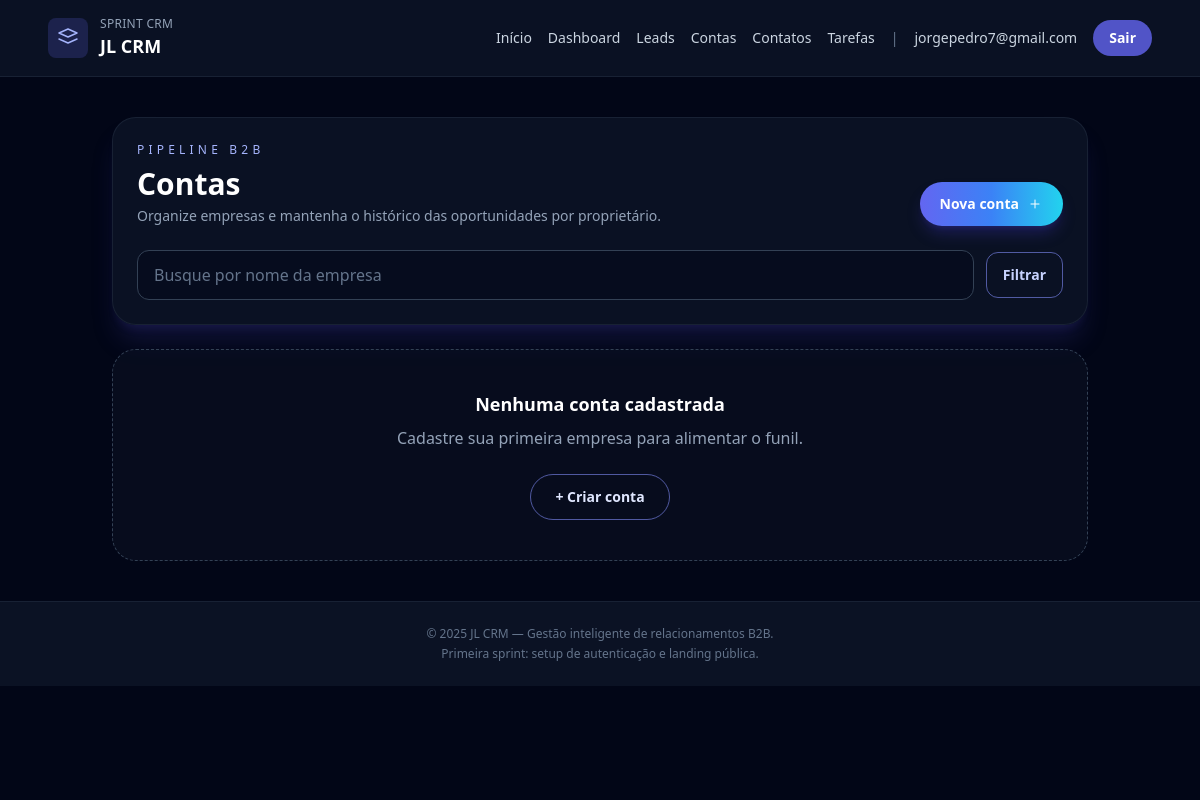
The page /accounts/ (signed in) on the database as committed earlier.
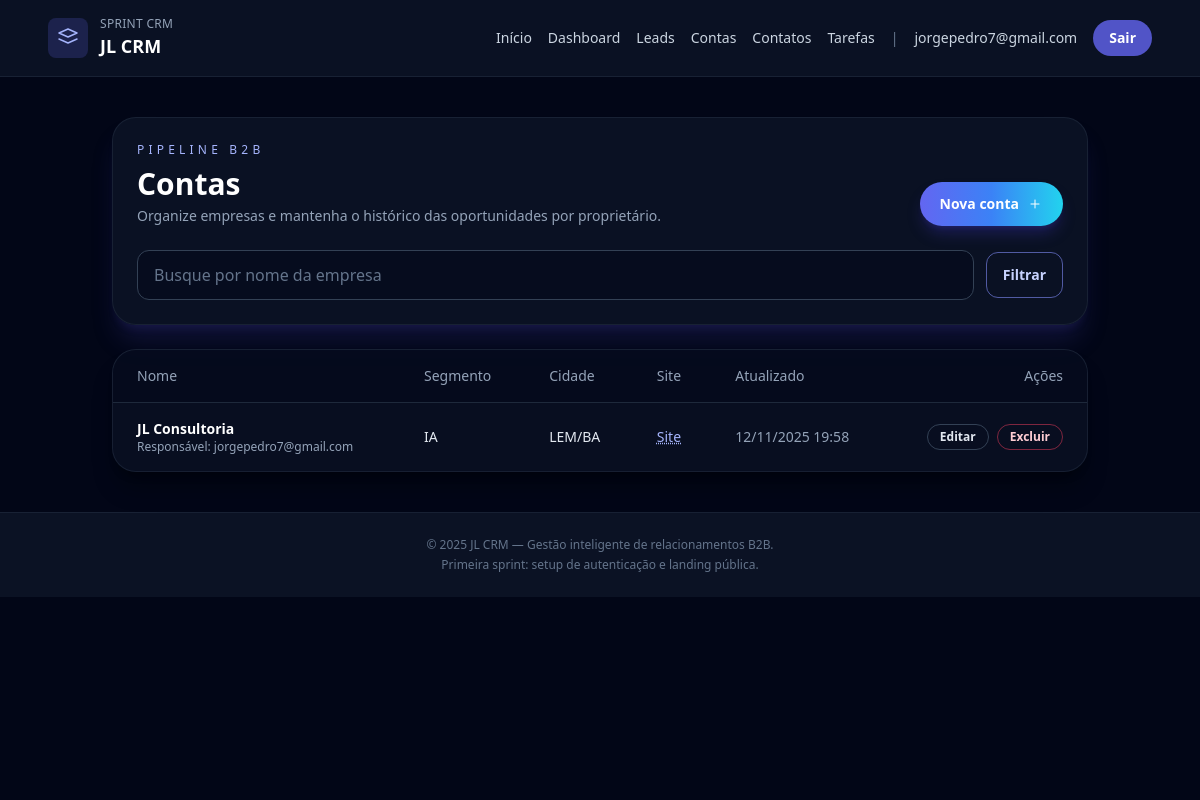
The same page on the database as committed later.
### accounts/models.py (models this page shows, shortened)
class Account(models.Model):
    owner = models.ForeignKey(
        settings.AUTH_USER_MODEL,
        on_delete=models.CASCADE,
        related_name='accounts',
    )
    name = models.CharField('Nome da empresa', max_length=150)
    industry = models.CharField('Segmento', max_length=100, blank=True)
    city = models.CharField('Cidade', max_length=100, blank=True)
    website = models.URLField('Site', blank=True)
    created_at = models.DateTimeField('Criado em', auto_now_add=True)
    updated_at = models.DateTimeField('Atualizado em', auto_now=True)
    class Meta:
        ordering = ['name']
        verbose_name = 'Conta'
        verbose_name_plural = 'Contas'
        unique_together = ('owner', 'name')

### users/models.py (models this page shows, shortened)
class User(AbstractUser):
    username = None
    email = models.EmailField('E-mail', unique=True)
    date_joined = models.DateTimeField(default=timezone.now)
    USERNAME_FIELD = 'email'
    REQUIRED_FIELDS = []
    objects = CustomUserManager()

### accounts/views.py (the view)
# urls.py: path('', AccountListView.as_view(), name='list'),
class AccountListView(AccountBaseMixin, ListView):
    template_name = 'accounts/account_list.html'
    context_object_name = 'accounts'
    paginate_by = 20
    def get_queryset(self):
        queryset = super().get_queryset()
        query = self.request.GET.get('q')
        if query:
            queryset = queryset.filter(name__icontains=query)
        return queryset

### accounts/views.py (called while the page is built)
    def get_queryset(self):
        return Account.objects.filter(owner=self.request.user)

### templates/accounts/account_list.html (shortened to what the changed rows need)
{% extends 'base.html' %}
{% block content %}
<section class="space-y-6">
    <header class="rounded-3xl border border-slate-800/70 bg-slate-900/70 p-6 shadow-xl shadow-indigo-900/30">
        <div class="flex flex-col gap-4 md:flex-row md:items-end md:justify-between">
            <div>
                <h1 class="mt-2 text-3xl font-semibold text-white">Contas</h1>
            </div>
        </div>
    </header>
    {% if accounts %}
        <div class="overflow-hidden rounded-3xl border border-slate-800/70 bg-slate-900/50 shadow-xl shadow-black/30">
            <table class="min-w-full divide-y divide-slate-800 text-sm">
                <thead class="bg-slate-950/40 text-slate-400">
                    <tr>
                        <th scope="col" class="px-6 py-4 text-left font-medium">Nome</th>
                        <th scope="col" class="px-6 py-4 text-left font-medium">Segmento</th>
                        <th scope="col" class="px-6 py-4 text-left font-medium">Cidade</th>
                        <th scope="col" class="px-6 py-4 text-left font-medium">Site</th>
                        <th scope="col" class="px-6 py-4 text-left font-medium">Atualizado</th>
                        <th scope="col" class="px-6 py-4 text-right font-medium">Ações</th>
                    </tr>
                </thead>
                <tbody class="divide-y divide-slate-800 text-slate-200">
                    {% for account in accounts %}
                        <tr class="hover:bg-slate-900/80">
                            <td class="px-6 py-4">
                                <p class="font-semibold text-white">{{ account.name }}</p>
                                <p class="text-xs text-slate-400">Responsável: {{ account.owner.email }}</p>
                            </td>
                            <td class="px-6 py-4">{{ account.industry|default:'—' }}</td>
                            <td class="px-6 py-4">{{ account.city|default:'—' }}</td>
                            <td class="px-6 py-4">
                                {% if account.website %}
                                    <a href="{{ account.website }}" target="_blank" class="text-indigo-300 underline decoration-dotted hover:text-indigo-200">Site</a>
                                {% else %}
                                    —
                                {% endif %}
                            </td>
                            <td class="px-6 py-4 text-sm text-slate-400">{{ account.updated_at|date:'d/m/Y H:i' }}</td>
                            <td class="px-6 py-4 text-right">
                                <div class="inline-flex gap-2">
                                    <a href="{% url 'accounts:update' account.pk %}" class="rounded-full border border-slate-700 px-3 py-1 text-xs font-semibold text-slate-200 transition hover:border-indigo-400">Editar</a>
                                    <a href="{% url 'accounts:delete' account.pk %}" class="rounded-full border border-rose-500/50 px-3 py-1 text-xs font-semibold text-rose-200 transition hover:bg-rose-500/20">Excluir</a>
                                </div>
                            </td>
                        </tr>
                    {% endfor %}
                </tbody>
            </table>
        </div>
    {% else %}
        <div class="rounded-3xl border border-dashed border-slate-700 bg-slate-900/40 p-10 text-center text-slate-400">
            <p class="text-lg font-semibold text-white">Nenhuma conta cadastrada</p>
            <p class="mt-2">Cadastre sua primeira empresa para alimentar o funil.</p>
            <a href="{% url 'accounts:create' %}" class="mt-6 inline-flex items-center gap-2 rounded-full border border-indigo-400/60 px-6 py-3 text-sm font-semibold text-indigo-100 transition hover:bg-indigo-500/20">
                + Criar conta
            </a>
        </div>
    {% endif %}
</section>
{% endblock %}

Rows that differ between the two databases and show on the page:
added Account: name "JL Consultoria", owner.email "jorgepedro7@gmail.com", industry "IA", city "LEM/BA", updated_at "12/11/2025 19:58"
Other text that changed with them:
text no longer shown: "Nenhuma conta cadastrada Cadastre sua primeira empresa para alimentar o funil. + Criar conta"
text now shown: "Nome Segmento Cidade Site Atualizado Ações"
